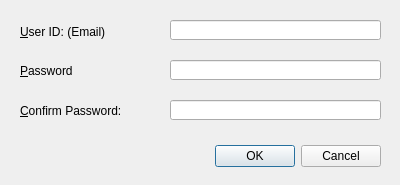
<?xml version="1.0" encoding="UTF-8"?>
<ui version="4.0">
 <class>CreateAccountDialog</class>
 <widget class="QDialog" name="CreateAccountDialog">
  <property name="geometry">
   <rect>
    <x>0</x>
    <y>0</y>
    <width>400</width>
    <height>185</height>
   </rect>
  </property>
  <property name="windowTitle">
   <string>Create Account</string>
  </property>
  <widget class="QLabel" name="label">
   <property name="geometry">
    <rect>
     <x>20</x>
     <y>22</y>
     <width>131</width>
     <height>20</height>
    </rect>
   </property>
   <property name="text">
    <string>&amp;User ID: (Email)</string>
   </property>
   <property name="buddy">
    <cstring>editUserId</cstring>
   </property>
  </widget>
  <widget class="QLineEdit" name="editUserId">
   <property name="geometry">
    <rect>
     <x>170</x>
     <y>20</y>
     <width>211</width>
     <height>20</height>
    </rect>
   </property>
  </widget>
  <widget class="QLabel" name="label_2">
   <property name="geometry">
    <rect>
     <x>20</x>
     <y>60</y>
     <width>131</width>
     <height>21</height>
    </rect>
   </property>
   <property name="text">
    <string>&amp;Password</string>
   </property>
   <property name="buddy">
    <cstring>editPassword</cstring>
   </property>
  </widget>
  <widget class="QLineEdit" name="editPassword">
   <property name="geometry">
    <rect>
     <x>170</x>
     <y>60</y>
     <width>211</width>
     <height>20</height>
    </rect>
   </property>
   <property name="echoMode">
    <enum>QLineEdit::Password</enum>
   </property>
  </widget>
  <widget class="QLineEdit" name="editPassword2">
   <property name="geometry">
    <rect>
     <x>170</x>
     <y>100</y>
     <width>211</width>
     <height>20</height>
    </rect>
   </property>
   <property name="echoMode">
    <enum>QLineEdit::Password</enum>
   </property>
  </widget>
  <widget class="QLabel" name="label_3">
   <property name="geometry">
    <rect>
     <x>20</x>
     <y>100</y>
     <width>131</width>
     <height>21</height>
    </rect>
   </property>
   <property name="text">
    <string>&amp;Confirm Password:</string>
   </property>
   <property name="buddy">
    <cstring>editPassword2</cstring>
   </property>
  </widget>
  <widget class="QDialogButtonBox" name="buttonBox">
   <property name="geometry">
    <rect>
     <x>40</x>
     <y>140</y>
     <width>341</width>
     <height>32</height>
    </rect>
   </property>
   <property name="orientation">
    <enum>Qt::Horizontal</enum>
   </property>
   <property name="standardButtons">
    <set>QDialogButtonBox::Cancel|QDialogButtonBox::Ok</set>
   </property>
  </widget>
 </widget>
 <tabstops>
  <tabstop>editUserId</tabstop>
  <tabstop>editPassword</tabstop>
  <tabstop>editPassword2</tabstop>
  <tabstop>buttonBox</tabstop>
 </tabstops>
 <resources/>
 <connections>
  <connection>
   <sender>buttonBox</sender>
   <signal>accepted()</signal>
   <receiver>CreateAccountDialog</receiver>
   <slot>accept()</slot>
   <hints>
    <hint type="sourcelabel">
     <x>248</x>
     <y>254</y>
    </hint>
    <hint type="destinationlabel">
     <x>157</x>
     <y>274</y>
    </hint>
   </hints>
  </connection>
  <connection>
   <sender>buttonBox</sender>
   <signal>rejected()</signal>
   <receiver>CreateAccountDialog</receiver>
   <slot>reject()</slot>
   <hints>
    <hint type="sourcelabel">
     <x>316</x>
     <y>260</y>
    </hint>
    <hint type="destinationlabel">
     <x>286</x>
     <y>274</y>
    </hint>
   </hints>
  </connection>
 </connections>
</ui>
